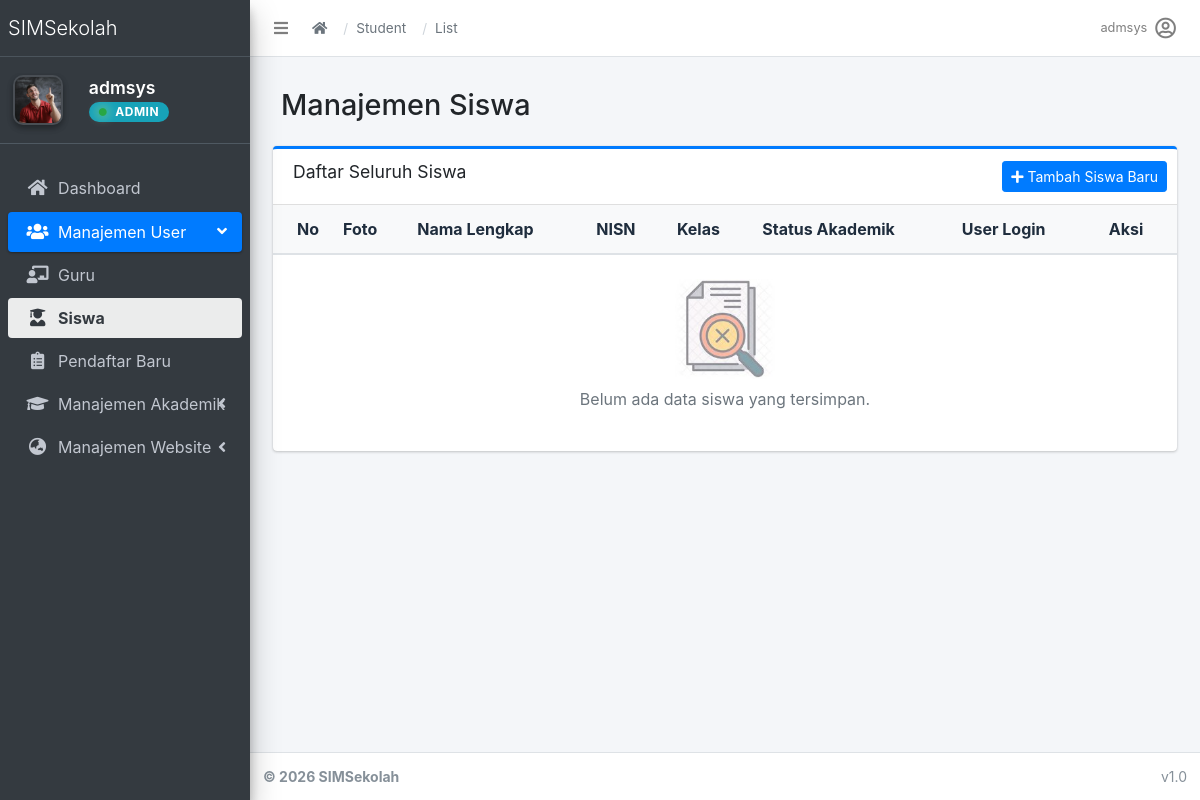
Screenshot of /students/student/ (signed in) with the database file from the repository.
### apps/accounts/models.py (models this page shows, shortened)
class User(AbstractUser):
    role = models.CharField(
        max_length=20,
        choices=(
            ('admin', 'Admin'),
            ('operator', 'Operator'),
            ('teacher', 'Teacher'),
            ('student', 'Student'),
        ),
        default='student'
    )

### apps/students/views.py (the view)
# urls.py: path('student/', StudentListView.as_view(), name='student_list'),
class StudentListView(RoleRequiredMixin, ListView):
    model = StudentProfile
    template_name = 'dashboard/students/student_list.html'
    context_object_name = 'students'
    required_role = 'admin'
    def get_queryset(self):
        return StudentProfile.objects.select_related('user','classroom').all()

### apps/accounts/mixins.py (called while the page is built, shortened)
    def dispatch(self, request, *args, **kwargs):
        if not request.user.is_authenticated:
            return self.handle_no_permission()
        user = request.user
        if user.is_superuser:
            return super().dispatch(request, *args, **kwargs)

### apps/accounts/templatetags/account_tags.py (called while the page is built)
@register.inclusion_tag('accounts/partials/user_info.html')
def user_profile_info(user):
    profile = None
    if user.is_authenticated:
        if hasattr(user, 'userprofile'):
            profile = user.userprofile
        elif hasattr(user, 'student_profile'):
            profile = user.student_profile
    return {
        'user': user,
        'profile': profile,
    }

### apps/core/context_processors.py (called while the page is built)
def theme(request):
    return {
        "THEME": settings.THEME
    }

def breadcrumbs(request):
    breadcrumbs = []
    if request.resolver_match:
        url_name = request.resolver_match.url_name
        if url_name:
            parts = url_name.split("_")
            for part in parts:
                breadcrumbs.append({
                    "name": part.capitalize(),
                    "url": ""
                })
    return {
        "breadcrumbs": breadcrumbs
    }

### templates/dashboard/students/student_list.html (shortened to what this page needs)
{% extends 'admin/base.html' %}
{% load static %}
{% block content %}
<div class="content-header">
    <div class="container-fluid">
        <div class="row mb-2">
            <div class="col-sm-6">
                <h1 class="m-0">Manajemen Siswa</h1>
            </div>
        </div>
    </div>
</div>
<section class="content">
    <div class="container-fluid">
        <div class="card card-outline card-primary">
            <div class="card-header">
                <h3 class="card-title">Daftar Seluruh Siswa</h3>
                <div class="card-tools">
                    <a href="{% url 'students:student_create' %}" class="btn btn-primary btn-sm">
                        <i class="fas fa-plus"></i> Tambah Siswa Baru
                    </a>
                </div>
            </div>
            <div class="card-body table-responsive p-0">
                <table class="table table-hover text-nowrap">
                    <thead>
                        <tr class="bg-light">
                            <th style="width: 50px" class="text-center">No</th>
                            <th>Foto</th>
                            <th>Nama Lengkap</th>
                            <th>NISN</th>
                            <th>Kelas</th>
                            <th>Status Akademik</th>
                            <th>User Login</th>
                            <th class="text-center">Aksi</th>
                        </tr>
                    </thead>
                    <tbody>
                        {% for student in students %}
                        <tr>
                            <td class="text-center">{{ forloop.counter }}</td>
                            <td>
                                {% if student.foto %}
                                    <img src="{{ student.foto.url }}" class="img-circle elevation-1" style="width: 40px; height: 40px; object-fit: cover; border: 1px solid #ddd;">
                                {% else %}
                                    <img src="{% static 'img/gurulaki.jpg' %}" class="img-circle elevation-1" style="width: 40px; height: 40px; object-fit: cover; border: 1px solid #ddd;">
                                {% endif %}
                            </td>
                            <td>
                                <strong>{{ student.nama_lengkap }}</strong><br>
                                <small class="text-muted">Username: {{ student.user.username }}</small>
                            </td>
                            <td><span class="badge badge-light border">{{ student.nisn|default:"-" }}</span></td>
                            <td>{{ student.classroom|default:"<span class='text-danger'>Belum Ada Kelas</span>"|safe }}</td>
                            <td>
                                {% if student.status_akademik == 'aktif' %}
                                    <span class="badge badge-success">Aktif</span>
                                {% elif student.status_akademik == 'lulus' %}
                                    <span class="badge badge-info">Lulus</span>
                                {% else %}
                                    <span class="badge badge-secondary">{{ student.status_akademik|title }}</span>
                                {% endif %}
                            </td>
                            <td>
                                {% if student.user.is_active %}
                                    <i class="fas fa-check-circle text-success"></i> Aktif
                                {% else %}
                                    <i class="fas fa-times-circle text-danger"></i> Non-Aktif
                                {% endif %}
                            </td>
                            <td class="text-center">
                                <div class="btn-group">
                                    <a href="{% url 'students:student_edit' student.user.id %}" class="btn btn-warning btn-sm" title="Edit Data">
                                        <i class="fas fa-edit"></i>
                                    </a>
                                    <form action="{% url 'accounts:student_delete' student.user.id %}" method="post" class="d-inline">
                                        {% csrf_token %}
                                        <button type="submit" class="btn btn-danger btn-sm" onclick="return confirm('Apakah Suhu yakin ingin menghapus data {{ student.nama_lengkap }}?')" title="Hapus Data">
                                            <i class="fas fa-trash"></i>
                                        </button>
                                    </form>
                                </div>
                            </td>
                        </tr>
                        {% empty %}
                        <tr>
                            <td colspan="8" class="text-center py-4">
                                <img src="{% static 'no-data.jpeg' %}" style="width: 100px; opacity: 0.5;"><br>
                                <p class="mt-2 text-muted">Belum ada data siswa yang tersimpan.</p>
                            </td>
                        </tr>
                        {% endfor %}
                    </tbody>
                </table>
            </div>
        </div>
    </div>
</section>
{% endblock %}

### templates/admin/partials/navbar.html (shortened to what this page needs)
<nav class="main-header navbar navbar-expand navbar-white navbar-light">
  <ul class="navbar-nav">
    <li class="nav-item">
      <a class="nav-link" data-widget="pushmenu" href="#" role="button">
        <i class="fas fa-bars"></i>
      </a>
    </li>
  </ul>
  <nav aria-label="breadcrumb" class="d-none d-md-flex align-items-center ml-2">
    <ol class="breadcrumb">
      <li class="breadcrumb-item">
        <a href="{% url 'dashboard' %}"><i class="fas fa-home"></i></a>
      </li>
      {% for crumb in breadcrumbs %}
        {% if crumb.url %}
          <li class="breadcrumb-item">
            <a href="{{ crumb.url }}">{{ crumb.name }}</a>
          </li>
        {% else %}
          <li class="breadcrumb-item active" aria-current="page">
            {{ crumb.name }}
          </li>
        {% endif %}
      {% endfor %}
    </ol>
  </nav>
  <ul class="navbar-nav ml-auto">
  <li class="nav-item dropdown">
    <a class="nav-link d-flex align-items-center" data-toggle="dropdown" href="#">
      <span class="mr-2 d-none d-lg-inline text-gray-600 small">
        {% if request.user.role == 'student' %}
          {{ request.user.student_profile.nama_lengkap|default:request.user.username }}
        {% elif request.user.role == 'teacher' %}
          {{ request.user.teacher_profile.nama_lengkap|default:request.user.username }}
        {% else %}
          {{ request.user.username }}
        {% endif %}
      </span>
      {% if request.user.role == 'student' and request.user.student_profile.foto %}
        <img src="{{ request.user.student_profile.foto.url }}" class="img-circle elevation-2" style="width: 30px; height: 30px; object-fit: cover;">
      {% elif request.user.role == 'teacher' and request.user.teacher_profile.foto %}
        <img src="{{ request.user.teacher_profile.foto.url }}" class="img-circle elevation-2" style="width: 30px; height: 30px; object-fit: cover;">
      {% else %}
        <i class="far fa-user-circle fa-lg"></i>
      {% endif %}
    </a>
  </li>
</ul>
</nav>

### apps/accounts/templates/accounts/partials/user_info.html
{% load static %}
{% if user.is_authenticated %}
    <div class="user-panel mt-3 pb-3 mb-3 d-flex align-items-center">
        <div class="image">
           <img src="{% if user.role == 'student' and user.student_profile.foto %}{{ user.student_profile.foto.url }}{% elif user.role == 'teacher' and user.teacher_profile.foto %}{{ user.teacher_profile.foto.url }}{% else %}{% static 'img/gurulaki.jpg' %}{% endif %}"
     class="elevation-2"
     style="width: 50px; height: 50px; object-fit: cover; border-radius: 10px; border: 2px solid rgba(255,255,255,0.1); transition: transform .3s ease;"
     onmouseover="this.style.transform='scale(1.1)'"
     onmouseout="this.style.transform='scale(1)'">
        </div>
        <div class="info ml-3">
            <a href="{% if user.role == 'student' %}{% url 'students:profile' %}{% elif user.role == 'teacher' %}{% url 'teachers:profile' %}{% else %}{% url 'accounts:profile' %}{% endif %}"
   class="d-block"
   style="font-size: 1.1rem; font-weight: 600; line-height: 1.1; color: #fff;">
    {% if user.role == 'student' %}
        {{ user.student_profile.nama_lengkap|default:user.username }}
    {% elif user.role == 'teacher' %}
        {{ user.teacher_profile.nama_lengkap|default:user.username }}
    {% else %}
        {{ user.username }}
    {% endif %}
</a>
            <span class="badge badge-info mt-1 d-inline-flex align-items-center"
                  style="font-size: 12px; padding: 4px 10px; letter-spacing: 0.5px; border-radius: 50px;">
                <i class="fas fa-circle mr-2" style="font-size: 8px; color: #28a745; text-shadow: 0 0 8px #28a745, 0 0 12px #ffffff;"></i>
                {{ user.role|upper }}
            </span>
        </div>
    </div>
{% endif %}

### templates/admin/base.html (style rules this page uses)
.main-header .breadcrumb { background-color: transparent !important; margin-bottom: 0 !important; padding: 0 !important; display: flex !important; align-items: center !important; height: 100%; }
.main-header .breadcrumb-item { display: flex; align-items: center; font-size: 0.85rem; }
.main-header .breadcrumb-item + .breadcrumb-item::before { content: "/" !important; padding-left: 0.5rem; padding-right: 0.5rem; color: #ced4da !important; }
.main-header .breadcrumb-item a { color: #6c757d; transition: color 0.2s; }

### rows the page displays
User: user.username "admsys", username "admsys", role "ADMIN"

### other values shown
{{ crumb.name }} "Student" "List"
